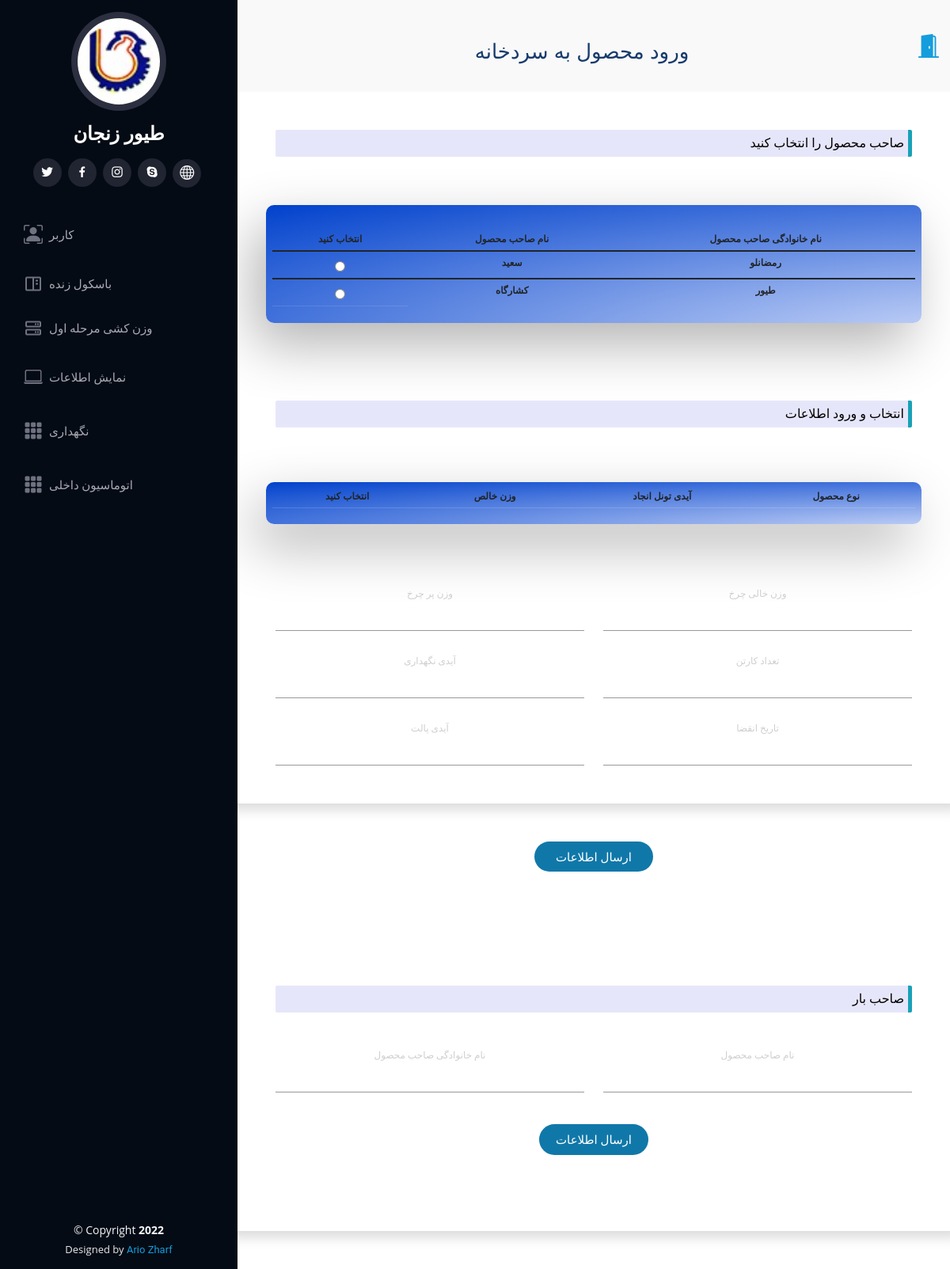
Page /coldHouse/enter/form/ (signed in) on the committed database.
### WareHouseApp/models.py (models this page shows, shortened)
class ProductOwner(models.Model):
    name = models.CharField(max_length=25)
    last_name = models.CharField(max_length=25)
    product_owner_id = models.CharField(default=str(uuid1().int), max_length=300, primary_key=True)

### WareHouseApp/views.py (the view)
# urls.py: re_path(r'^coldHouse/enter/form/$', views.cold_house_enter_form, name='ColdHouse_Enter_Form'),
def cold_house_enter_form(requests):
    if requests.user.is_authenticated:
        coldHouse_manager = models.FreezingTunnelManager.objects.all().filter(username=requests.user.username)
        ceo_list = models.CEO.objects.all().filter(username=requests.user.username)
        if len(coldHouse_manager) > 0 or len(ceo_list) > 0 or requests.user.is_superuser:
            cold_house_enter_temp = loader.get_template('WareHouseApp/cold_house_enter.html')
            context = {
                "ft_list": models.FreezingTunnel.objects.all(
                ).filter(status=False).filter(
                    choice_status=False).filter(output_category='C'),
                'po_list': models.ProductOwner.objects.all(),
                'request': requests
            }
            return HttpResponse(cold_house_enter_temp.render(context))
        else:
            return HttpResponseRedirect(reverse('Error', args=["you can't access to this page"]))
    else:
        return HttpResponseRedirect(reverse('Error', args=["you can't access to this page"]))

### WareHouseApp/templates/WareHouseApp/cold_house_enter.html (shortened to what this page needs)
{% extends 'WareHouseApp/main.html' %}
{% load static %}
{% block title%}
<h2>ورود محصول به سردخانه</h2>
{% endblock %}
{% block content %}
<form action="{% url 'ColdHouse_Enter' %}" method="post">
    <div class=" cont">
         <div class="row form sign-in shadow p-5 mb-5 bg-white rounded d-flex align-items-stretch">
                    <div class="col-12 ">
         <p class="partition" style="background-color: lavender;
          border-radius: 2px;
          border-right-style: solid;
          border-right-color: #17a2b8;
          border-right-width: 5px;
          text-align: right;
          padding-right: 10px;
          padding: 5px;
          color: black;">صاحب محصول را انتخاب کنید</p>
      </div>
        <div class="fresh-table full-color-blue badge filter badge-blue" style="    overflow: scroll;">
                      <table id="fresh-table3" class="table">
                        <thead>
                          <th>انتخاب کنید</th>
                         <th data-field="name" data-sortable="true">نام صاحب محصول</th>
                          <th data-field="salary" data-sortable="true">نام خانوادگی صاحب محصول</th>
                        </thead>
                        {% for po in po_list %}
                        <label >
                            <tbody>
                              <tr>
                                <td>
                                    <div class="radio">
                                         <label style="margin: 0px;"><input type="radio" name="po_id" value="{{ po.product_owner_id}}" id="{{ po.product_owner_id }}"/></label>
                                    </div>
                                </td>
                                <td style="border-bottom:0px;" >{{ po.name }}</td>
                                <td style="border-bottom:0px;" >{{ po.last_name }}</td>
                              </tr>
                            </tbody>
                        </label>
                          {% endfor %}
                      </table>
             </div>
             <div class="col-12 mt-5 mb-2">
                 <p class="partition" style="background-color: lavender;
                  border-radius: 2px;
                 border-right-style: solid;
                  border-right-color: #17a2b8;
                  border-right-width: 5px;
                  text-align: right;
                  padding-right: 10px;
                  padding: 5px;
                  color: black;">انتخاب و ورود اطلاعات</p>
             </div>
             <div class="fresh-table full-color-blue badge filter badge-blue" style="    overflow: scroll;">
                      <table id="fresh-table" class="table" >
                        <thead>
                          <th>انتخاب کنید</th>
                            <th>وزن خالص</th>
                            <th>آیدی تونل انجاد</th>
                            <th>نوع محصول</th>
                        </thead>
                      </table>
             </div>
           <div class="col-6">
             <label for="pallet_weight_with_product">
                <span >وزن پر چرخ</span>
                <input type="text" id="pallet_weight_with_product" name="pallet_weight_with_product"/>
             </label>
           </div>
           <div class="col-6">
             <label for="pallet_weight_without_product">
                <span >وزن خالی چرخ </span>
                <input type="text" id="pallet_weight_without_product" name="pallet_weight_without_product"/>
             </label>
           </div>
           <div class="col-6">
             <label for="number_of_box">
                <span >آیدی نگهداری</span>
                <input type="text" id="number_of_box" name="cold_house_id"/>
             </label>
           </div>
           <div class="col-6 ">
             <label for="cold_house_id">
                <span >تعداد کارتن</span>
                <input type="number" id="cold_house_id" name="number_of_box"/>
             </label>
           </div>
           <div class="col-6 ">
             <label for="pallet_id">
                <span >آیدی پالت</span>
                <input type="text" id="pallet_id" name="pallet_id"/>
             </label>
           </div>
           <div class="col-6 ">
             <label for="expiration_time">
                <span >تاریخ انقضا</span>
                <input type="text" id="expiration_time" name="expiration_time"/>
             </label>
           </div>
            </div>
            <button type="submit" class="submit text-center col-2 p-2 mb-5">ارسال اطلاعات</button>
        </div>
</form>
<form action="{% url 'Product_Owner_Create_LWB' %}" method="post" >
    <div class=" cont">
    <div class="row form sign-in shadow p-5 mb-5 bg-white rounded d-flex align-items-stretch">
         <div class="col-12 mt-5">
         <p class="partition" style="background-color: lavender;
          border-radius: 2px;
          border-right-style: solid;
          border-right-color: #17a2b8;
          border-right-width: 5px;
          text-align: right;
          padding-right: 10px;
          padding: 5px;
          color: black;">صاحب بار</p>
      </div>
      <div class="col-6">
         <label for="po_lastname">
            <span >نام خانوادگی صاحب محصول</span>
            <input type="text" id="po_lastname" name="product_owner_lastname"/>
         </label>
      </div>
         <div class="col-6">
         <label for="po_name">
            <span >نام صاحب محصول</span>
            <input  type="text" id="po_name" name="product_owner_name"/>
         </label>
      </div>
    <button type="submit" class="submit text-center col-2 p-2 mb-5">ارسال اطلاعات</button>
    </div>
    </div>
</form>
{% endblock %}

### WareHouseApp/static/WareHouseApp/assets/css/demo.css (style rules this page uses)
body { background: #938982; background: url('../img/bg.jpg'); background-size: cover; height: 100vh; background-attachment: fixed; background-size: 100% 100%; }
.fresh-table { margin-top: 45px; box-shadow: -15px 27px 69px rgba(0,0,0,.30); margin-bottom: 50px; }
h2 { font-size: 28px; }

### WareHouseApp/static/WareHouseApp/css/logincss.css (style rules this page uses)
html { height: 100%; }
body { height: 100%; margin: 0; background-repeat: no-repeat; background-attachment: fixed; }
_________________________________________________________________ *, *:before, *:after { box-sizing: border-box; margin: 0; padding: 0; }
body { font-family: 'Open Sans', Helvetica, Arial, sans-serif; background: #ffffff; }
input, button { border: none; outline: none; background: none; font-family: 'Open Sans', Helvetica, Arial, sans-serif; }
.cont { overflow: hidden; position: relative; width: $contW; margin: ; background: #fff; }
.form { position: relative; width: $formW; height: 100%; transition: transform $switchAT ease-in-out; padding: 50px 30px 0; }
button { display: block; margin: 0 auto; width: $inputW; height: $btnH; border-radius: 30px; color: #fff; font-size: 15px; cursor: pointer; }
h2 { width: 100%; font-size: 26px; text-align: center; }
input { display: block; width: 100%; margin-top: 5px; padding-bottom: 5px; font-size: 16px; border-bottom: 1px solid rgba(0,0,0,0.4); text-align: center; }
.submit { margin-top: 40px; margin-bottom: 20px; background: #1078a9; text-transform: uppercase; }

### WareHouseApp/static/WareHouseApp/css/style.css (style rules this page uses)
body { font-family: "Open Sans", sans-serif; color: #173b6c; }
h1, h2, h3, h4, h5, h6 { font-family: "Raleway", sans-serif; }
.breadcrumbs h2 { font-size: 26px; font-weight: 300; }

### rows in the picture
ProductOwner: name "سعید", last_name "رمضانلو"
ProductOwner: name "کشارگاه", last_name "طیور"
